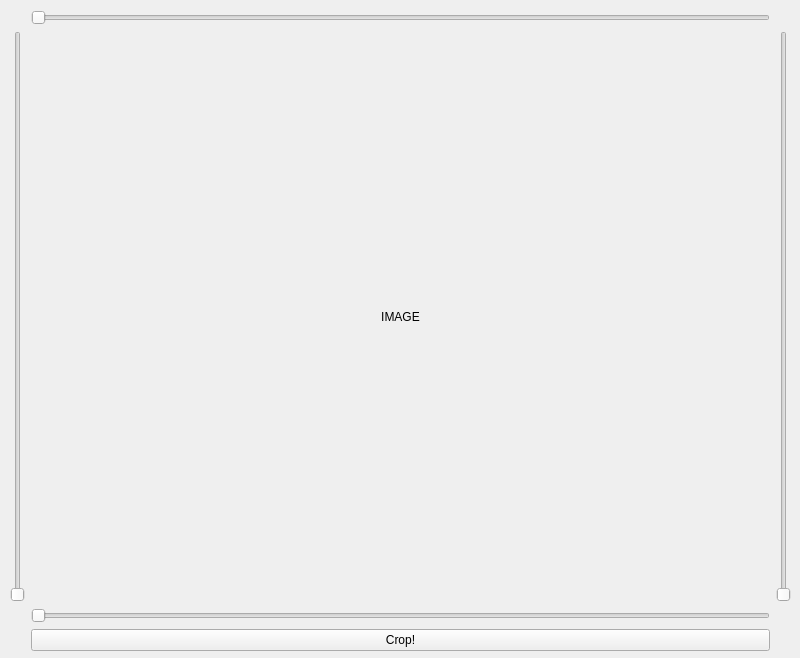
<?xml version="1.0" encoding="UTF-8"?>
<ui version="4.0">
 <class>MainWindow</class>
 <widget class="QMainWindow" name="MainWindow">
  <property name="geometry">
   <rect>
    <x>0</x>
    <y>0</y>
    <width>800</width>
    <height>658</height>
   </rect>
  </property>
  <property name="windowTitle">
   <string>Crop</string>
  </property>
  <widget class="QWidget" name="centralwidget">
   <widget class="QWidget" name="gridLayoutWidget">
    <property name="geometry">
     <rect>
      <x>10</x>
      <y>10</y>
      <width>781</width>
      <height>641</height>
     </rect>
    </property>
    <layout class="QGridLayout" name="gridLayout">
     <item row="1" column="0">
      <widget class="QSlider" name="p1_y">
       <property name="orientation">
        <enum>Qt::Vertical</enum>
       </property>
      </widget>
     </item>
     <item row="0" column="1">
      <widget class="QSlider" name="p2_x">
       <property name="orientation">
        <enum>Qt::Horizontal</enum>
       </property>
      </widget>
     </item>
     <item row="1" column="2">
      <widget class="QSlider" name="p2_y">
       <property name="orientation">
        <enum>Qt::Vertical</enum>
       </property>
      </widget>
     </item>
     <item row="2" column="1">
      <widget class="QSlider" name="p1_x">
       <property name="orientation">
        <enum>Qt::Horizontal</enum>
       </property>
      </widget>
     </item>
     <item row="1" column="1">
      <widget class="QLabel" name="image">
       <property name="sizePolicy">
        <sizepolicy hsizetype="Minimum" vsizetype="Minimum">
         <horstretch>0</horstretch>
         <verstretch>0</verstretch>
        </sizepolicy>
       </property>
       <property name="text">
        <string>IMAGE</string>
       </property>
       <property name="alignment">
        <set>Qt::AlignCenter</set>
       </property>
      </widget>
     </item>
     <item row="3" column="1">
      <layout class="QHBoxLayout" name="horizontalLayout_2">
       <item>
        <widget class="QPushButton" name="crop_btn">
         <property name="text">
          <string>Crop!</string>
         </property>
        </widget>
       </item>
      </layout>
     </item>
    </layout>
   </widget>
  </widget>
 </widget>
 <resources/>
 <connections/>
</ui>
